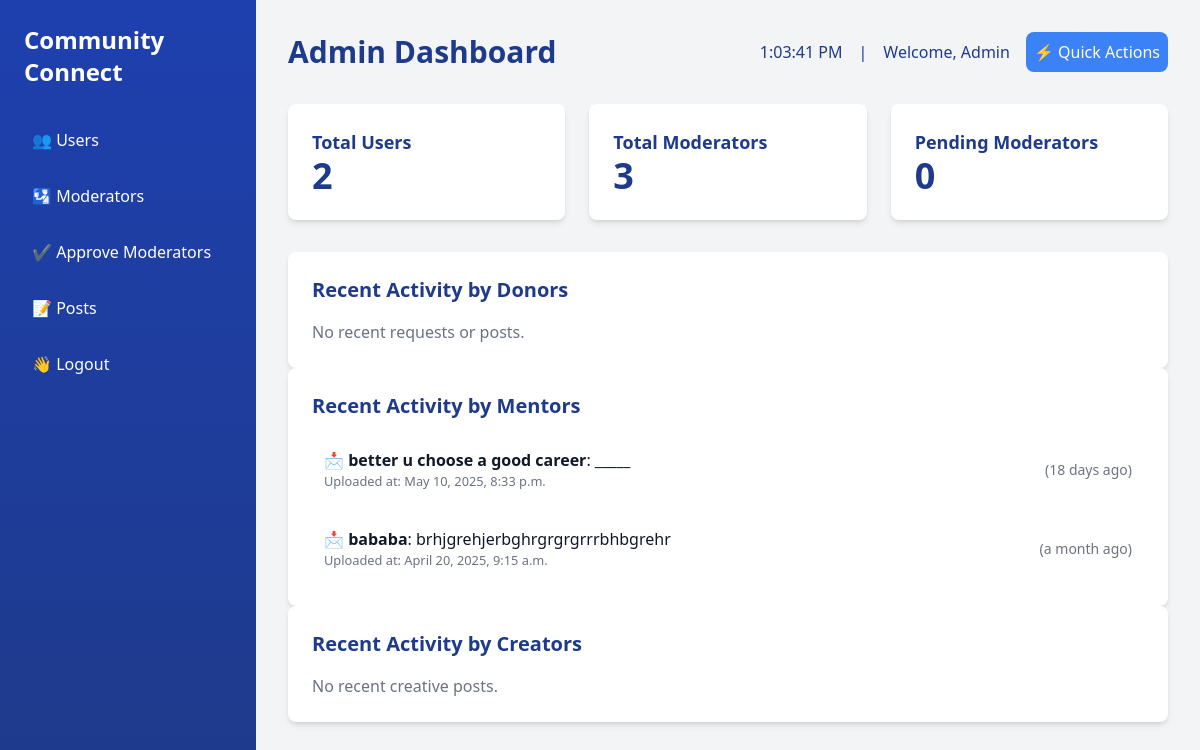
/adminhome/ (signed in), run on the app's committed database.
### com/models.py (models this page shows, shortened)
class Session_by_Mentor(models.Model):
    session_type=models.CharField(max_length=50,default='None',blank=True)
    title = models.CharField(max_length=200)
    date_time = models.DateTimeField()
    description = models.TextField(blank=True, null=True)
    location = models.URLField(help_text="Zoom or meet links", blank=True, null=True)
    created_by = models.ForeignKey(Mod, on_delete=models.CASCADE, related_name='mentor_sessions')
    created_at = models.DateTimeField(auto_now_add=True)
    participants = models.ManyToManyField(Reg, through='SessionParticipation', related_name='joined_sessions')
    class Meta:
        ordering = ['date_time']

### com/views.py (the view)
# urls.py: path('adminhome/',views.adminhome, name='adminhome'),
def adminhome(request):
    if 'email' in request.session:
        email=request.session['email']
        user=models.Reg.objects.count()
        mod=models.Mod.objects.filter(approval_status=True).count()
        uspen=models.Mod.objects.filter(approval_status=0).count()
        pending_moderators = models.Mod.objects.filter(approval_status=False).count()
        requests = models.Request.objects.all().order_by('-uploaded_at')[:5]
        sessions= models.Session_by_Mentor.objects.filter().order_by('-created_at')[:5]
        contents = CreativeContent.objects.filter(moderator=mod).order_by('-created_at')[:5]
        context={
             'user':user,
             'mod': mod,
             'uspen':uspen,
             'requests': requests,
             'pending_moderators':pending_moderators,
             'sessions':sessions,
             'contents':contents
        }
        return render(request,'adminhome.html', context)
    return redirect('adminlogin')

### com/templates/adminhome.html (shortened to what this page needs)
<!DOCTYPE html>
<html lang="en">
<head>
  <script src="https://cdn.tailwindcss.com"></script>
</head>
<body class="bg-gray-100 font-sans">
  <div class="flex min-h-screen">
    <aside class="w-64 bg-gradient-to-b from-blue-800 to-blue-900 text-white p-6">
      <h1 class="text-2xl font-bold   mb-8">Community Connect</h1>
      <nav>
        <ul class="space-y-4">
          <li><a href="userlist/" class="flex items-center space-x-2 hover:bg-blue-700 p-2 rounded transition-all duration-300">👥 Users</a></li>
          <li><a href="moderatorlist/" class="flex items-center space-x-2 hover:bg-blue-700 p-2 rounded transition-all duration-300">🛂 Moderators</a></li>
          <li><a href="/mod_list/" class="flex items-center space-x-2 hover:bg-blue-700 p-2 rounded transition-all duration-300">✔️ Approve Moderators {% if uspen %} <span class="text-red-500 ml-1">({{ uspen }})</span>{% endif %}</a></li>
          <li class="relative">
            <button onclick="togglePostsMenu()" class="flex items-center space-x-2 hover:bg-blue-700 p-2 rounded transition-all duration-300 w-full text-left">
                📝 Posts
            </button>
        </li>
          <li><a href="/logout/" class="flex items-center space-x-2 hover:bg-blue-700 p-2 rounded transition-all duration-300">👋 Logout</a></li>
        </ul>
      </nav>
    </aside>
    <main class="flex-1 p-8">
      <header class="flex justify-between items-center mb-8">
        <h2 class="text-3xl font-bold text-blue-900">Admin Dashboard</h2>
        <div class="flex items-center space-x-4">
          <div class="flex items-center space-x-4">
            <span id="clock" class="text-blue-900"></span>
            <span class="text-blue-900">|</span>
            <span class="text-blue-900">Welcome, Admin</span>
          </div>
          <div class="relative">
            <button class="bg-blue-500 text-white p-2 rounded-lg hover:bg-blue-600 transition-all duration-300" onclick="toggleDropdown()">
              ⚡ Quick Actions
            </button>
          </div>
        </div>
      </header>
      <div class="grid grid-cols-1 md:grid-cols-3 gap-6 mb-8">
        <div class="bg-white p-6 rounded-lg shadow-md hover:shadow-lg transition-all duration-300 animate-pulse-custom">
          <h3 class="text-lg font-semibold text-blue-900">Total Users</h3>
          <p class="text-4xl font-bold text-blue-900">{{ user }}</p>
        </div>
        <div class="bg-white p-6 rounded-lg shadow-md hover:shadow-lg transition-all duration-300 animate-pulse-custom">
          <h3 class="text-lg font-semibold text-blue-900">Total Moderators</h3>
          <p class="text-4xl font-bold text-blue-900">{{ mod }}</p>
        </div>
        <div class="bg-white p-6 rounded-lg shadow-md hover:shadow-lg transition-all duration-300 animate-pulse-custom">
          <h3 class="text-lg font-semibold text-blue-900">Pending Moderators</h3>
          <p class="text-4xl font-bold text-blue-900">{{ pending_moderators|default:0 }}</p>
        </div>
      </div>
      <div class="bg-white p-6 rounded-lg shadow-md">
        <h3 class="text-xl font-bold mb-4 text-blue-900">Recent Activity by Donors</h3>
        <ul class="space-y-3">
          {% for request in requests %}
          <li class="p-3 flex justify-between items-center hover:bg-gray-50 rounded-lg transition-all duration-300">
            <div>
              <span class="text-blue-500">📩</span> <strong>{{ request.title }}</strong>: {{ request.description }}
              <small class="text-gray-500 block">Uploaded at: {{ request.uploaded_at }}</small>
            </div>
            <span class="uploaded-time text-gray-500 text-sm" data-time="{{ request.uploaded_at|date:'c' }}"></span>
          </li>
          {% empty %}
          <li class="text-gray-500">No recent requests or posts.</li>
          {% endfor %}
        </ul>
      </div>
      <div class="bg-white p-6 rounded-lg shadow-md">
        <h3 class="text-xl font-bold mb-4 text-blue-900">Recent Activity by Mentors</h3>
        <ul class="space-y-3">
          {% for session in sessions %}
          <li class="p-3 flex justify-between items-center hover:bg-gray-50 rounded-lg transition-all duration-300">
            <div>
              <span class="text-blue-500">📩</span> <strong>{{ session.title }}</strong>: {{ session.description }}
              <small class="text-gray-500 block">Uploaded at: {{ session.created_at }}</small>
            </div>
            <span class="uploaded-time text-gray-500 text-sm" data-time="{{ session.created_at|date:'c' }}"></span>
          </li>
          {% empty %}
          <li class="text-gray-500">No recent requests or posts.</li>
          {% endfor %}
        </ul>
      </div>
      <div class="bg-white p-6 rounded-lg shadow-md">
        <h3 class="text-xl font-bold mb-4 text-blue-900">Recent Activity by Creators</h3>
        <ul class="space-y-3">
            {% for content in contents %}
                <li class="p-3 flex justify-between items-center hover:bg-gray-50 rounded-lg transition-all duration-300">
                    <div>
                        <span class="text-purple-500">🎨</span>
                        <strong>{{ content.title }}</strong>: {{ content.description }}
                        <small class="text-gray-500 block">Posted on: {{ content.created_at }}</small>
                    </div>
                    <span class="uploaded-time text-gray-500 text-sm" data-time="{{ content.created_at|date:'c' }}"></span>
                </li>
            {% empty %}
                <li class="text-gray-500">No recent creative posts.</li>
            {% endfor %}
        </ul>
    </div>
    </main>
  </div>
</body>
</html>

### com/templates/adminhome.html (style rules this page uses)
.animate-pulse-custom { animation: pulse 2s infinite; }
body { background-color: #f3f4f6; color: #111827; }
.text-blue-900 { color: #1e3a8a; }

### data on the page
Session_by_Mentor: title "better u choose a good career", description "_____", created_at "May 10, 2025, 8:33 p.m."
Session_by_Mentor: title "bababa", description "brhjgrehjerbghrgrgrgrrrbhbgrehr", created_at "April 20, 2025, 9:15 a.m."

### other printed values
{{ user }} "2"
{{ mod }} "3"
{{ pending_moderators|default:0 }} "0"
